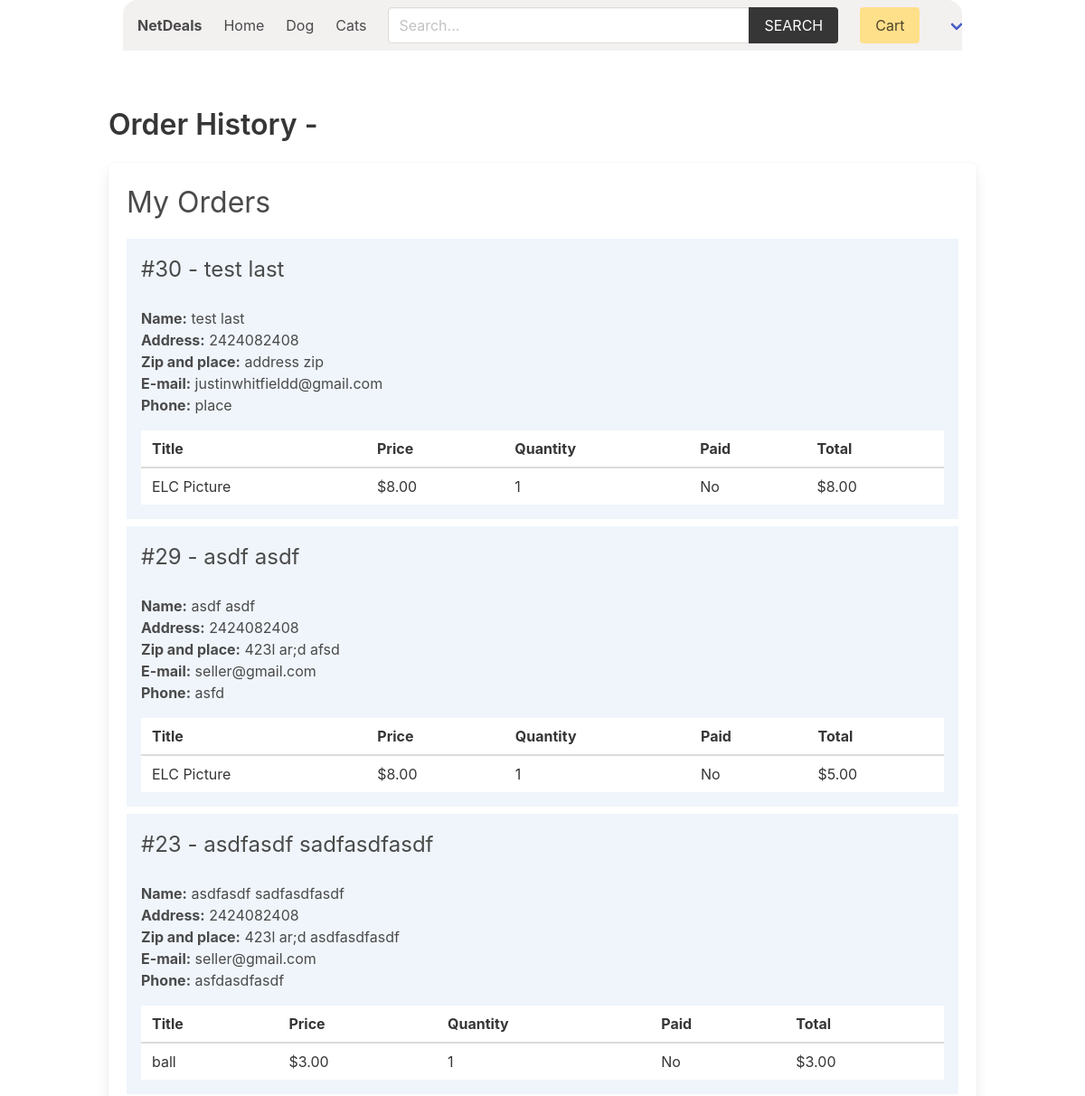
Before: /seller/order-history/ (signed in, upper part) with the older database file.
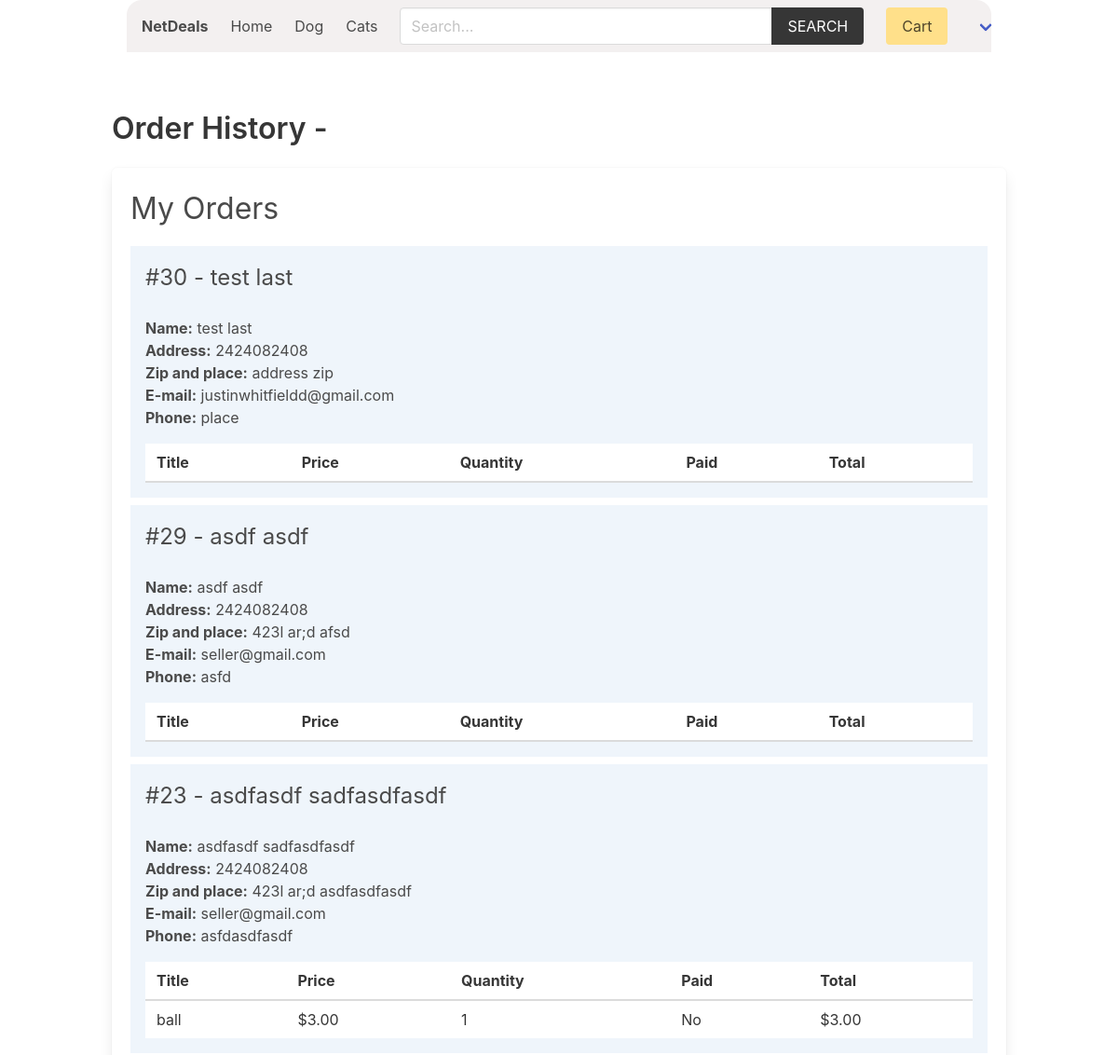
After: the same page with the newer database file.
### product/models.py (models this page shows, shortened)
class Category(models.Model):
    title = models.CharField(max_length=50)
    slug = models.SlugField(max_length=55)
    ordering = models.IntegerField(default=0)
    class Meta:
        ordering = ['ordering']

class Product(models.Model):
    quantity = models.PositiveIntegerField(default=0)
    category = models.ForeignKey(Category, related_name='products', on_delete=models.CASCADE)
    seller = models.ForeignKey(SellerProfile, related_name="products", on_delete=models.CASCADE)
    title = models.CharField(max_length=50)
    slug = models.SlugField(max_length=55)
    description = models.TextField(blank=True, null=True)
    price = models.DecimalField(max_digits=6, decimal_places=2)
    added_date = models.DateTimeField(auto_now_add=True)
    image = models.ImageField(upload_to='uploads/', blank=True, null=True)
    thumbnail = models.ImageField(upload_to='uploads/', blank=True, null=True) # Change uploads to thumbnails
    class Meta:
        ordering = ['-added_date']

### order/models.py (models this page shows, shortened)
class Order(models.Model):
    first_name = models.CharField(max_length=100)
    last_name = models.CharField(max_length=100)
    email = models.CharField(max_length=100)
    address = models.CharField(max_length=100)
    zipcode = models.CharField(max_length=100)
    place = models.CharField(max_length=100)
    phone = models.CharField(max_length=100)
    created_at = models.DateTimeField(auto_now_add=True)
    paid_amount = models.DecimalField(max_digits=8, decimal_places=2)
    sellers = models.ManyToManyField(SellerProfile, related_name="orders")
    buyer = models.ForeignKey(BuyerProfile, null=True, blank=True, on_delete=models.SET_NULL, related_name='buyer_orders')
    seller = models.ForeignKey(SellerProfile, null=True, blank=True, on_delete=models.SET_NULL, related_name='seller_orders')
    class Meta:
        ordering = ['-created_at']

class OrderItem(models.Model):
    order = models.ForeignKey(Order, related_name="items", on_delete=models.CASCADE)
    product = models.ForeignKey(Product, related_name="items", on_delete=models.CASCADE)
    seller = models.ForeignKey(SellerProfile, related_name="items", on_delete=models.CASCADE)
    seller_paid = models.BooleanField(default=False)
    price = models.DecimalField(max_digits=8, decimal_places=2)
    quantity = models.IntegerField(default=1)
    def get_total_price(self):
        return self.price * self.quantity

### seller/views.py (the view)
# urls.py: path('order-history/', views.order_history, name="order-history"),
@login_required
def order_history(request):
    seller = request.user.sellerprofile
    orders = Order.objects.filter(seller=seller).prefetch_related('items')
    for order in orders:
        order.filtered_items = order.items.all()
    return render(request, 'seller/order_history.html', {'seller': seller, 'orders': orders})

### cart/cart.py (called while the page is built)
    def __len__(self):
        return sum(item['quantity'] for item in self.cart.values())

### cart/context_processors.py (called while the page is built)
def cart(request):
    return {'cart': Cart(request)}

### product/context_processors.py (called while the page is built)
def menu_categories(request):
    categories = Category.objects.all()
    return {'categories': categories}

### templates/seller/order_history.html (shortened to what this page needs)
{% extends 'core/base.html' %}
{% block content %}
    <h1 class="title">Order History - </h1>
    <div class="box">
        <h2 class="is-size-3 mb-4">My Orders</h2>
        {% if orders %}
            {% for order in orders %}
                <div class="{% if order.fully_paid %}has-background-success-light{% else %}has-background-info-light{% endif %} mb-2 p-4">
                    <div class="columns is-multiline">
                        <div class="column is-6">
                            <h3 class="is-size-4">#{{ order.id }} - {{ order.first_name }} {{ order.last_name }}</h3>
                        </div>
                        <div class="column is-12">
                            <b>Name:</b> {{ order.first_name }} {{ order.last_name }}<br>
                            <b>Address:</b> {{ order.address }}<br>
                            <b>Zip and place:</b> {{ order.zipcode }} {{ order.place }}<br>
                            <b>E-mail:</b> {{ order.email }}<br>
                            <b>Phone:</b> {{ order.phone }}
                            <table class="table is-fullwidth mt-4">
                                <thead>
                                    <tr>
                                        <th>Title</th>
                                        <th>Price</th>
                                        <th>Quantity</th>
                                        <th>Paid</th>
                                        <th>Total</th>
                                    </tr>
                                </thead>
                                <tbody>
                                    {% for item in order.filtered_items %}
                                    <tr>
                                        <td>{{ item.product.title }}</td>
                                        <td>${{ item.product.price }}</td>
                                        <td>{{ item.quantity }}</td>
                                        <td>{{ item.seller_paid|yesno:"Yes,No" }}</td>
                                        <td>${{ item.get_total_price }}</td>
                                    </tr>
                                {% endfor %}
                                </tbody>
                            </table>
                        </div>
                    </div>
                </div>
            {% endfor %}
        {% endif %}
    </div>
{% endblock content %}

### templates/core/base.html (shortened to what this page needs)
{% load static %}
{% load product_filters %}
<!DOCTYPE html>
<html lang="en">
<head>
    <link rel="stylesheet" href="https://cdn.jsdelivr.net/npm/bulma@0.9.2/css/bulma.min.css">
    <link rel="stylesheet" href="{% static 'css/main.css' %}">
</head>
<body>
    <div class="container px-4">
        <nav class="navbar px-4" role="navigation" aria-label="main navigation">
            <div class="navbar-brand">
                <a class="navbar-item" href="{% url 'core:home' %}">
                    <h1><strong>NetDeals</strong></h1>
                </a>
            </div>
            <div id="navbarBasicExample" class="navbar-menu">
                <div class="navbar-start">
                <a class="navbar-item" href="{% url 'core:home' %}">
                    Home
                </a>
                {% for category in categories %}
                    <a class="navbar-item" href="{% url 'product:category' category.slug %}">
                        {{category.title}}
                    </a>
                {% endfor %}
                </div>
                <div class="navbar-start">
                    <div class="navbar-item">
                        <form method="get" action="{% url 'product:search' %}">
                            <div class="field has-addons">
                                <div class="control">
                                    <input type="search" name="query" id="" class="input" placeholder="Search...">
                                </div>
                                <div class="control">
                                    <button class="button is-dark is-uppercase">Search</button>
                                </div>
                            </div>
                        </form>
                    </div>
                </div>
                <div class="navbar-end">
                <div class="navbar-item">
                    <a href="{% url 'cart:cart' %}" class="button is-warning">Cart {% if cart %}({{cart|length}}){% endif %}</a>
                </div>
                {% if user.role == 'seller' %}
                <div class="navbar-item has-dropdown is-hoverable">
                    <a class="navbar-link is-capitalized">
                    </a>
                </div>
                {% endif %}
                </div>
            </div>
            </nav>
    </div>
    <section class="section">
        <div class="container">
            {% block content %}{% endblock content %}
        </div>
    </section>
</body>
</html>

Changed rows visible on the page:
removed OrderItem: product "ELC Picture", product.price "8.00", quantity "1", seller_paid "No", get_total_price "8.00", shown under Order "test"
removed OrderItem: product "ELC Picture", product.price "8.00", quantity "1", seller_paid "No", get_total_price "5.00", shown under Order "asdf"
